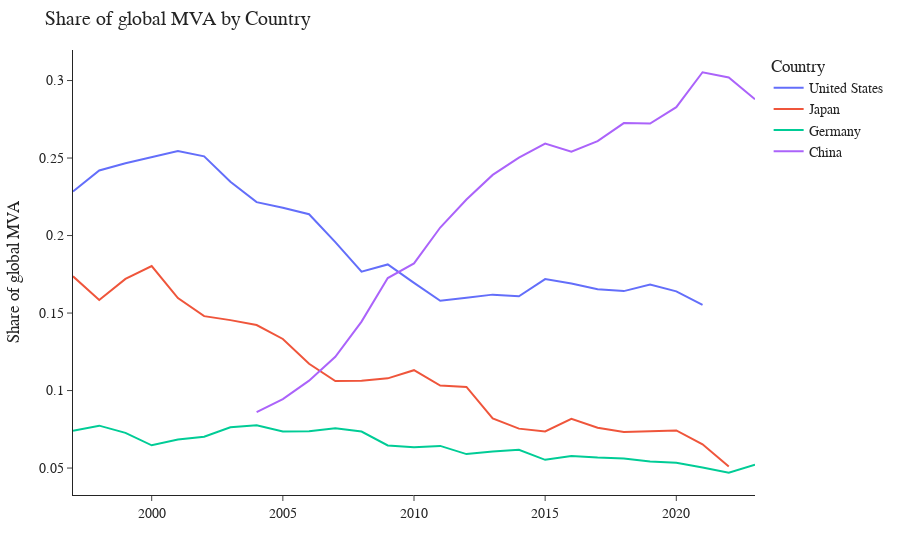

The notebook cell saved with this chart:
### Code cell
import plotly.express as px

Countries = ['China', 'United States', 'Japan',  'Germany']
selection = mva_drop[mva_drop['Country'].isin(Countries)]

fig = px.line(selection,
              x="Year",
              y="Share of global MVA",
              color="Country",
              title='Share of global MVA by Country')

fig.update_layout(
    xaxis_title='',
    yaxis_title='Share of global MVA',
    legend_title='Country',
    template="simple_white",
    margin=dict(l=50, r=50, t=50, b=50),
    font=dict(family="Calibri", size=14))

# Customize toolbar options
fig.show(
    config={
        'displayModeBar': True,
        'modeBarButtonsToRemove':
        ['pan', 'select', 'lasso2d', 'zoomIn', 'zoomOut'],
        'displaylogo': False
    })

### Figure 1 — Plotly figure (JSON) as saved in the notebook; plotly's stock layout.template omitted (floating-point values rounded to 4 significant figures)
{"data": [{"hovertemplate": "Country=United States<br>Year=%{x}<br>Share of global MVA=%{y}<extra></extra>", "legendgroup": "United States", "line": {"color": "#636efa", "dash": "solid"}, "marker": {"symbol": "circle"}, "mode": "lines", "name": "United States", "orientation": "v", "showlegend": true, "type": "scatter", "x": [1997, 1998, 1999, 2000, 2001, 2002, 2003, 2004, 2005, 2006, 2007, 2008, 2009, 2010, 2011, 2012, 2013, 2014, 2015, 2016, 2017, 2018, 2019, 2020, 2021], "xaxis": "x", "y": [0.2285, 0.242, 0.2466, 0.2504, 0.2546, 0.2511, 0.2347, 0.2216, 0.218, 0.2137, 0.1957, 0.1767, 0.1814, 0.1695, 0.1579, 0.1599, 0.1619, 0.1608, 0.1719, 0.1691, 0.1653, 0.1642, 0.1684, 0.164, 0.1553], "yaxis": "y"}, {"hovertemplate": "Country=Japan<br>Year=%{x}<br>Share of global MVA=%{y}<extra></extra>", "legendgroup": "Japan", "line": {"color": "#EF553B", "dash": "solid"}, "marker": {"symbol": "circle"}, "mode": "lines", "name": "Japan", "orientation": "v", "showlegend": true, "type": "scatter", "x": [1997, 1998, 1999, 2000, 2001, 2002, 2003, 2004, 2005, 2006, 2007, 2008, 2009, 2010, 2011, 2012, 2013, 2014, 2015, 2016, 2017, 2018, 2019, 2020, 2021, 2022], "xaxis": "x", "y": [0.1737, 0.1584, 0.172, 0.1803, 0.1597, 0.148, 0.1454, 0.1423, 0.1333, 0.1173, 0.1061, 0.1064, 0.1079, 0.1131, 0.1032, 0.1024, 0.08207, 0.07543, 0.07364, 0.08179, 0.07597, 0.07324, 0.07371, 0.07426, 0.06531, 0.05106], "yaxis": "y"}, {"hovertemplate": "Country=Germany<br>Year=%{x}<br>Share of global MVA=%{y}<extra></extra>", "legendgroup": "Germany", "line": {"color": "#00cc96", "dash": "solid"}, "marker": {"symbol": "circle"}, "mode": "lines", "name": "Germany", "orientation": "v", "showlegend": true, "type": "scatter", "x": [1997, 1998, 1999, 2000, 2001, 2002, 2003, 2004, 2005, 2006, 2007, 2008, 2009, 2010, 2011, 2012, 2013, 2014, 2015, 2016, 2017, 2018, 2019, 2020, 2021, 2022, 2023], "xaxis": "x", "y": [0.07409, 0.07735, 0.07268, 0.06469, 0.0684, 0.07025, 0.07636, 0.07762, 0.07357, 0.07368, 0.07565, 0.07353, 0.06459, 0.06335, 0.06428, 0.059, 0.0606, 0.06183, 0.05531, 0.05776, 0.05674, 0.05611, 0.05422, 0.05338, 0.05032, 0.04697, 0.05221], "yaxis": "y"}, {"hovertemplate": "Country=China<br>Year=%{x}<br>Share of global MVA=%{y}<extra></extra>", "legendgroup": "China", "line": {"color": "#ab63fa", "dash": "solid"}, "marker": {"symbol": "circle"}, "mode": "lines", "name": "China", "orientation": "v", "showlegend": true, "type": "scatter", "x": [2004, 2005, 2006, 2007, 2008, 2009, 2010, 2011, 2012, 2013, 2014, 2015, 2016, 2017, 2018, 2019, 2020, 2021, 2022, 2023], "xaxis": "x", "y": [0.08607, 0.09447, 0.1064, 0.1217, 0.1445, 0.1726, 0.182, 0.2052, 0.2232, 0.2391, 0.2503, 0.2593, 0.254, 0.2609, 0.2725, 0.2723, 0.2828, 0.3054, 0.302, 0.2879], "yaxis": "y"}], "layout": {"font": {"family": "Calibri", "size": 14}, "legend": {"title": {"text": "Country"}, "tracegroupgap": 0}, "margin": {"b": 50, "l": 50, "r": 50, "t": 50}, "title": {"text": "Share of global MVA by Country"}, "xaxis": {"anchor": "y", "domain": [0, 1], "title": {"text": ""}}, "yaxis": {"anchor": "x", "domain": [0, 1], "title": {"text": "Share of global MVA"}}}}
